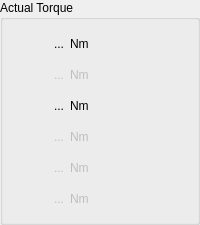
          <widget class="QGroupBox" name="gb_torque">
           <property name="title">
            <string>Actual Torque</string>
           </property>
           <layout class="QVBoxLayout" name="verticalLayout">
            <item>
             <layout class="QHBoxLayout" name="hl_torque_yaw">
              <item>
               <widget class="QLabel" name="l_torque_yaw">
                <property name="sizePolicy">
                 <sizepolicy hsizetype="Fixed" vsizetype="Fixed">
                  <horstretch>0</horstretch>
                  <verstretch>0</verstretch>
                 </sizepolicy>
                </property>
                <property name="minimumSize">
                 <size>
                  <width>50</width>
                  <height>25</height>
                 </size>
                </property>
                <property name="maximumSize">
                 <size>
                  <width>50</width>
                  <height>25</height>
                 </size>
                </property>
                <property name="statusTip">
                 <string>Primary yaw joint</string>
                </property>
                <property name="text">
                 <string>...</string>
                </property>
                <property name="alignment">
                 <set>Qt::AlignmentFlag::AlignRight|Qt::AlignmentFlag::AlignTrailing|Qt::AlignmentFlag::AlignVCenter</set>
                </property>
               </widget>
              </item>
              <item>
               <widget class="QLabel" name="static_l_torque_yaw_u">
                <property name="sizePolicy">
                 <sizepolicy hsizetype="Minimum" vsizetype="Minimum">
                  <horstretch>0</horstretch>
                  <verstretch>0</verstretch>
                 </sizepolicy>
                </property>
                <property name="text">
                 <string>Nm</string>
                </property>
               </widget>
              </item>
             </layout>
            </item>
            <item>
             <layout class="QHBoxLayout" name="hl_torque_roll">
              <item>
               <widget class="QLabel" name="l_torque_roll">
                <property name="enabled">
                 <bool>false</bool>
                </property>
                <property name="sizePolicy">
                 <sizepolicy hsizetype="Fixed" vsizetype="Fixed">
                  <horstretch>0</horstretch>
                  <verstretch>0</verstretch>
                 </sizepolicy>
                </property>
                <property name="minimumSize">
                 <size>
                  <width>50</width>
                  <height>25</height>
                 </size>
                </property>
                <property name="maximumSize">
                 <size>
                  <width>50</width>
                  <height>25</height>
                 </size>
                </property>
                <property name="statusTip">
                 <string>Primary roll joint</string>
                </property>
                <property name="text">
                 <string>...</string>
                </property>
                <property name="alignment">
                 <set>Qt::AlignmentFlag::AlignRight|Qt::AlignmentFlag::AlignTrailing|Qt::AlignmentFlag::AlignVCenter</set>
                </property>
               </widget>
              </item>
              <item>
               <widget class="QLabel" name="static_l_torque_roll_u">
                <property name="enabled">
                 <bool>false</bool>
                </property>
                <property name="sizePolicy">
                 <sizepolicy hsizetype="Minimum" vsizetype="Minimum">
                  <horstretch>0</horstretch>
                  <verstretch>0</verstretch>
                 </sizepolicy>
                </property>
                <property name="text">
                 <string>Nm</string>
                </property>
               </widget>
              </item>
             </layout>
            </item>
            <item>
             <layout class="QHBoxLayout" name="hl_torque_pitch">
              <item>
               <widget class="QLabel" name="l_torque_pitch">
                <property name="sizePolicy">
                 <sizepolicy hsizetype="Fixed" vsizetype="Fixed">
                  <horstretch>0</horstretch>
                  <verstretch>0</verstretch>
                 </sizepolicy>
                </property>
                <property name="minimumSize">
                 <size>
                  <width>50</width>
                  <height>25</height>
                 </size>
                </property>
                <property name="maximumSize">
                 <size>
                  <width>50</width>
                  <height>25</height>
                 </size>
                </property>
                <property name="statusTip">
                 <string>Primary pitch joint</string>
                </property>
                <property name="text">
                 <string>...</string>
                </property>
                <property name="alignment">
                 <set>Qt::AlignmentFlag::AlignRight|Qt::AlignmentFlag::AlignTrailing|Qt::AlignmentFlag::AlignVCenter</set>
                </property>
               </widget>
              </item>
              <item>
               <widget class="QLabel" name="static_l_torque_pitch_u">
                <property name="sizePolicy">
                 <sizepolicy hsizetype="Minimum" vsizetype="Minimum">
                  <horstretch>0</horstretch>
                  <verstretch>0</verstretch>
                 </sizepolicy>
                </property>
                <property name="text">
                 <string>Nm</string>
                </property>
               </widget>
              </item>
             </layout>
            </item>
            <item>
             <layout class="QHBoxLayout" name="hl_torque_j1">
              <item>
               <widget class="QLabel" name="l_torque_j1">
                <property name="enabled">
                 <bool>false</bool>
                </property>
                <property name="sizePolicy">
                 <sizepolicy hsizetype="Fixed" vsizetype="Fixed">
                  <horstretch>0</horstretch>
                  <verstretch>0</verstretch>
                 </sizepolicy>
                </property>
                <property name="minimumSize">
                 <size>
                  <width>50</width>
                  <height>25</height>
                 </size>
                </property>
                <property name="maximumSize">
                 <size>
                  <width>50</width>
                  <height>25</height>
                 </size>
                </property>
                <property name="statusTip">
                 <string>First arm yaw joint (J1)</string>
                </property>
                <property name="text">
                 <string>...</string>
                </property>
                <property name="alignment">
                 <set>Qt::AlignmentFlag::AlignRight|Qt::AlignmentFlag::AlignTrailing|Qt::AlignmentFlag::AlignVCenter</set>
                </property>
               </widget>
              </item>
              <item>
               <widget class="QLabel" name="static_l_torque_j1_u">
                <property name="enabled">
                 <bool>false</bool>
                </property>
                <property name="sizePolicy">
                 <sizepolicy hsizetype="Minimum" vsizetype="Minimum">
                  <horstretch>0</horstretch>
                  <verstretch>0</verstretch>
                 </sizepolicy>
                </property>
                <property name="text">
                 <string>Nm</string>
                </property>
               </widget>
              </item>
             </layout>
            </item>
            <item>
             <layout class="QHBoxLayout" name="hl_torque_j2">
              <item>
               <widget class="QLabel" name="l_torque_j2">
                <property name="enabled">
                 <bool>false</bool>
                </property>
                <property name="sizePolicy">
                 <sizepolicy hsizetype="Fixed" vsizetype="Fixed">
                  <horstretch>0</horstretch>
                  <verstretch>0</verstretch>
                 </sizepolicy>
                </property>
                <property name="minimumSize">
                 <size>
                  <width>50</width>
                  <height>25</height>
                 </size>
                </property>
                <property name="maximumSize">
                 <size>
                  <width>50</width>
                  <height>25</height>
                 </size>
                </property>
                <property name="statusTip">
                 <string>Second arm yaw joint (J2)</string>
                </property>
                <property name="text">
                 <string>...</string>
                </property>
                <property name="alignment">
                 <set>Qt::AlignmentFlag::AlignRight|Qt::AlignmentFlag::AlignTrailing|Qt::AlignmentFlag::AlignVCenter</set>
                </property>
               </widget>
              </item>
              <item>
               <widget class="QLabel" name="static_l_torque_j2_u">
                <property name="enabled">
                 <bool>false</bool>
                </property>
                <property name="sizePolicy">
                 <sizepolicy hsizetype="Minimum" vsizetype="Minimum">
                  <horstretch>0</horstretch>
                  <verstretch>0</verstretch>
                 </sizepolicy>
                </property>
                <property name="text">
                 <string>Nm</string>
                </property>
               </widget>
              </item>
             </layout>
            </item>
            <item>
             <layout class="QHBoxLayout" name="hl_torque_j3">
              <item>
               <widget class="QLabel" name="l_torque_j3">
                <property name="enabled">
                 <bool>false</bool>
                </property>
                <property name="sizePolicy">
                 <sizepolicy hsizetype="Fixed" vsizetype="Fixed">
                  <horstretch>0</horstretch>
                  <verstretch>0</verstretch>
                 </sizepolicy>
                </property>
                <property name="minimumSize">
                 <size>
                  <width>50</width>
                  <height>25</height>
                 </size>
                </property>
                <property name="maximumSize">
                 <size>
                  <width>50</width>
                  <height>25</height>
                 </size>
                </property>
                <property name="statusTip">
                 <string>Arm pitch joint (J3)</string>
                </property>
                <property name="text">
                 <string>...</string>
                </property>
                <property name="alignment">
                 <set>Qt::AlignmentFlag::AlignRight|Qt::AlignmentFlag::AlignTrailing|Qt::AlignmentFlag::AlignVCenter</set>
                </property>
               </widget>
              </item>
              <item>
               <widget class="QLabel" name="static_l_torque_j3_u">
                <property name="enabled">
                 <bool>false</bool>
                </property>
                <property name="sizePolicy">
                 <sizepolicy hsizetype="Minimum" vsizetype="Minimum">
                  <horstretch>0</horstretch>
                  <verstretch>0</verstretch>
                 </sizepolicy>
                </property>
                <property name="text">
                 <string>Nm</string>
                </property>
               </widget>
              </item>
             </layout>
            </item>
           </layout>
          </widget>
